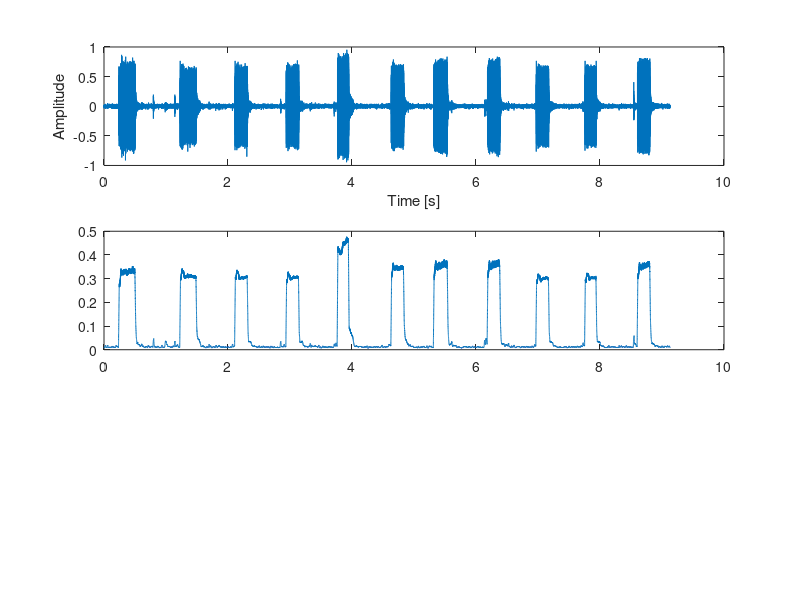

MATLAB code for this plot: (Note: this script raises an error after producing the figure.)
%% Assignment 12 - Exercice 2
clear; clc; clf;

%% load data
data = load('hw12_MFV.mat');

y = data.y;
fs = data.fs;
ts = 1/fs

t = 0:ts:(length(y)-1)*ts;

%% make noise

% sound(y,fs);

%% find when keys are pressed
threshold = 0.2;


smooth = movmean(abs(y),100);



%% plot
subplot(311);
plot(t,y,'-');
xlabel('Time [s]');
ylabel('Amplitude');

subplot(312);
plot(t,smooth,'-');
hold on;
yline(threshold);
hold off;
xlabel('Time [s]');
ylabel('Amplitude');
